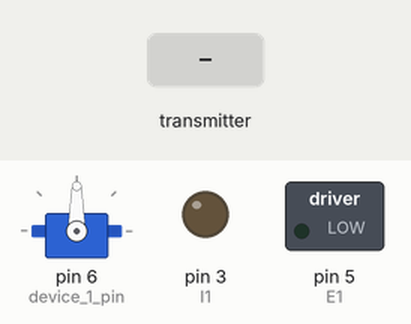
Simulated run of this sketch. Board: Arduino Uno, built with avr-gcc and run on an emulated ATmega328P. On the bench: servo, switched loads named in the sketch (green lamp = pin HIGH), output pins drawn as LEDs (lit = HIGH). Inputs (shaded band) come from the test bench. No radio packets arrive unless stated.

Above: at 1.2 s.
1.3 s: the transmitter starts sending device_id = 0
At 2.1 s:
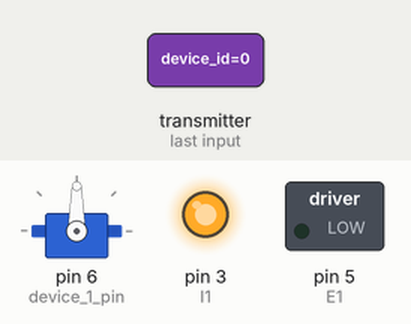
2.8 s: the transmitter starts sending value = 256
At 3.2 s:
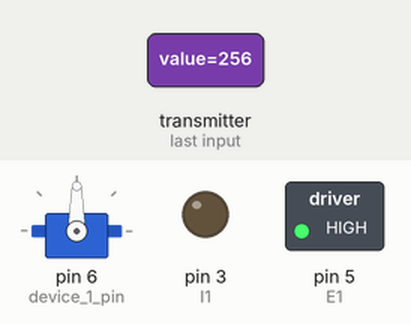
4.3 s: the transmitter starts sending device_id = 1
At 5.5 s:
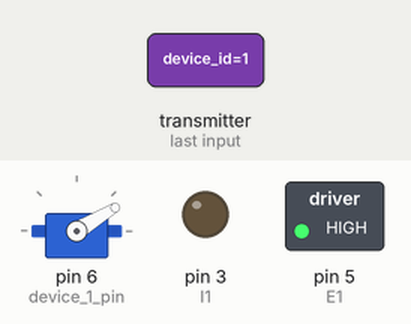
5.8 s: the transmitter starts sending value = 512
At 6.7 s:
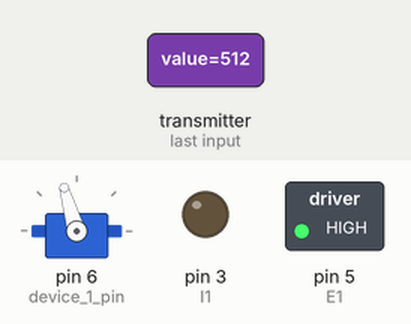
7.3 s: the transmitter starts sending value = 1023
At 7.8 s:
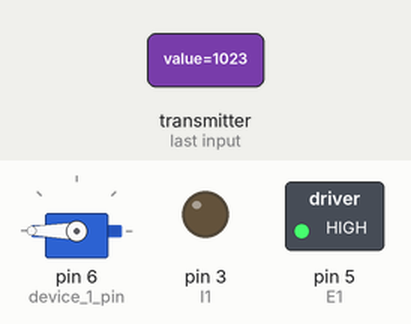
8.8 s: the transmitter starts sending device_id = 0
At 10.1 s:
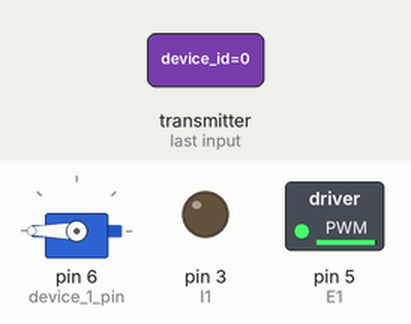
Timing chart, 0 to 11.3 s (numbered marks = the images above; inputs shaded):
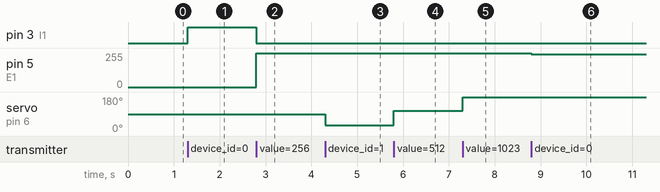

The sketch:

rc_car_v1.ino
```cpp
// !!!!!!!!!!!!!!!!!!!!!!!!
// NOT TESTED.
// !!!!!!!!!!!!!!!!!!!!!!!!

//Include Libraries
#include <SPI.h>
#include <nRF24L01.h>
#include <RF24.h>
#include <Servo.h>

//create an RF24 object
RF24 radio(9, 8);  // CE, CSN
#define RF_POWER RF24_PA_LOW

//address through which two modules communicate.
const byte addresses[][6] = {"veh01","con01"};


// package structure
struct c_pack {
 int device_id;
 int value;
} pack;
#define LED 13 // PIN TO SHOW Received package

// device_id = 0 ---> speed.
// value ---> -32 .. 0 .. 32
#define I1 3  // Control pin 1 for motor 1 - DIGITAL
#define I2 4  // Control pin 2 for motor 1 - DIGITAL
#define E1 5  // Enable Pin for motor 1    - ANALOG    (PWM)

// device_id = 1 ---> turn
// value ---> -32 .. 0 .. 32
int device_1_pin = 6; //                     DIGITAL  (PWM)
Servo device_1;


void setup()
{
  //---------------- DEBUG ---------------------------
  Serial.begin(9600);
  // --------------- CONFIGURE DEVICE_0 ---------------
  pinMode(E1, OUTPUT);
  pinMode(I1, OUTPUT);
  pinMode(I1, OUTPUT);
  // --------------- CONFIGURE DEVICE_1 ---------------
  device_1.attach(device_1_pin);


  // --------------- CONFIGURE RADIO ---------------
  radio.begin();
  radio.setPALevel(RF_POWER);
  //set the address
  radio.openWritingPipe(addresses[0]);   //write pipe as veh01
  radio.openReadingPipe(1,addresses[1]); //read pipe from con01

  //Set module as receiver
  radio.startListening();
}

void loop()
{
  //Read the data if available in buffer
  if (radio.available())
  {
    digitalWrite(LED, HIGH);
    while(radio.available())
    {
      radio.read(&pack, sizeof(pack));
    }
    //Serial.println(pack.device_id);
    //Serial.println(pack.value);
    if(pack.device_id == 0) {
      if(pack.value > -1 && pack.value < 1) {
        // STOP
        analogWrite(E1, 0);
        digitalWrite(I1, HIGH);
        digitalWrite(I2, HIGH);
      }
      else if(pack.value < -1) {
        // BACKWARD
       analogWrite(E1, pack.value*-8-1);
       digitalWrite(I1, HIGH);
       digitalWrite(I2, LOW);
      }
      else if(pack.value > 1) {
        // FORWARD
       analogWrite(E1, pack.value*8-1);
       digitalWrite(I1, LOW);
       digitalWrite(I2, HIGH);
      }
    } else if (pack.device_id == 1) {
      // TURN
      device_1.write((32+pack.value)*3);
    }
    digitalWrite(LED, LOW);
  }
}
```

Measured:
- after the input at 1.3 s, pin 3 (I1): LOW → HIGH at once
- after the input at 2.8 s, pin 3 (I1): HIGH → LOW at once; pin 5 (E1): 0/255 → 255/255 at once
- after the input at 4.3 s, servo on pin 6 (device_1_pin): 90° → 31° at once
- after the input at 5.8 s, servo on pin 6 (device_1_pin): 31° → 106° at once
- after the input at 7.3 s, servo on pin 6 (device_1_pin): 106° → 180° at once
- after the input at 8.8 s, pin 5 (E1): 255/255 → 247/255 at once
